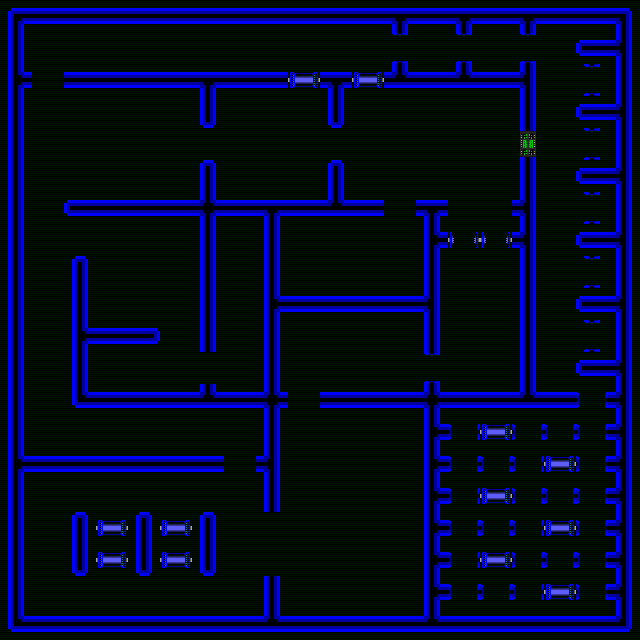

Tiled map render using the project's own tile images. Description and the map definition, with tile-layer contents summarised, below:
An orthogonal 20x20 tile map with 32x32 px tiles, 2 tile layers (bg, map) and 15 objects (2x cap, switch).

<map version="1.0" orientation="orthogonal" width="20" height="20" tilewidth="32" tileheight="32">
 <tileset firstgid="1" name="alive" tilewidth="32" tileheight="32">
  <image source="alive-tileset.png" width="256" height="832" />
  <tile id="0">
   <properties>
    <property name="blocks" value="1" />
   </properties>
  </tile>
  <tile id="1">
   <properties>
    <property name="blocks" value="1" />
   </properties>
  </tile>
  <tile id="2">
   <properties>
    <property name="blocks" value="1" />
   </properties>
  </tile>
  <tile id="3">
   <properties>
    <property name="blocks" value="1" />
   </properties>
  </tile>
  <tile id="4">
   <properties>
    <property name="blocks" value="1" />
   </properties>
  </tile>
  <tile id="5">
   <properties>
    <property name="blocks" value="1" />
   </properties>
  </tile>
  <tile id="6">
   <properties>
    <property name="blocks" value="1" />
   </properties>
  </tile>
  <tile id="8">
   <properties>
    <property name="blocks" value="1" />
   </properties>
  </tile>
  <tile id="9">
   <properties>
    <property name="blocks" value="1" />
   </properties>
  </tile>
  <tile id="10">
   <properties>
    <property name="blocks" value="1" />
   </properties>
  </tile>
  <tile id="11">
   <properties>
    <property name="blocks" value="1" />
   </properties>
  </tile>
  <tile id="12">
   <properties>
    <property name="blocks" value="1" />
   </properties>
  </tile>
  <tile id="16">
   <properties>
    <property name="blocks" value="1" />
   </properties>
  </tile>
  <tile id="17">
   <properties>
    <property name="blocks" value="1" />
   </properties>
  </tile>
  <tile id="18">
   <properties>
    <property name="blocks" value="1" />
   </properties>
  </tile>
  <tile id="19">
   <properties>
    <property name="blocks" value="1" />
   </properties>
  </tile>
  <tile id="20">
   <properties>
    <property name="blocks" value="1" />
   </properties>
  </tile>
  <tile id="24">
   <properties>
    <property name="blocks" value="1" />
   </properties>
  </tile>
  <tile id="25">
   <properties>
    <property name="blocks" value="1" />
   </properties>
  </tile>
  <tile id="29">
   <properties>
    <property name="blocks" value="1" />
   </properties>
  </tile>
  <tile id="30">
   <properties>
    <property name="blocks" value="1" />
   </properties>
  </tile>
 </tileset>
 <layer name="bg" width="20" height="20">
  <data>[400 cells, 400 non-empty, 1 distinct tile ids]</data>
 </layer>
 <layer name="map" width="20" height="20">
  <data>[400 cells, 227 non-empty, 20 distinct tile ids]</data>
 </layer>
 <objectgroup name="objects" width="20" height="20">
  <object gid="30" x="608" y="352" />
  <object gid="30" x="608" y="288" />
  <object gid="30" x="608" y="160" />
  <object gid="30" x="608" y="96" />
  <object gid="31" x="608" y="224" />
  <object gid="6" x="576" y="416" />
  <object gid="7" x="256" y="544" />
  <object gid="7" x="256" y="576" />
  <object gid="57" x="288" y="352" />
  <object gid="16" x="288" y="288" />
  <object gid="6" x="384" y="224" />
  <object name="cap 1" type="cap" gid="25" x="448" y="224">
   <properties>
    <property name="on_finger" value="transmute=27" />
   </properties>
  </object>
  <object name="cap 2" type="cap" gid="25" x="480" y="224">
   <properties>
    <property name="on_finger" value="transmute=27" />
   </properties>
  </object>
  <object name="switch 1" type="switch" gid="30" x="416" y="288">
   <properties>
    <property name="fingers" value="cap 1" />
    <property name="fingers 2" value="cap 2" />
    <property name="message once" value="The capacitors pop. Looks like a way through..." />
   </properties>
  </object>
  <object gid="30" x="512" y="288">
   <properties>
    <property name="message once" value="A surge of static passes through you" />
   </properties>
  </object>
 </objectgroup>
</map>
